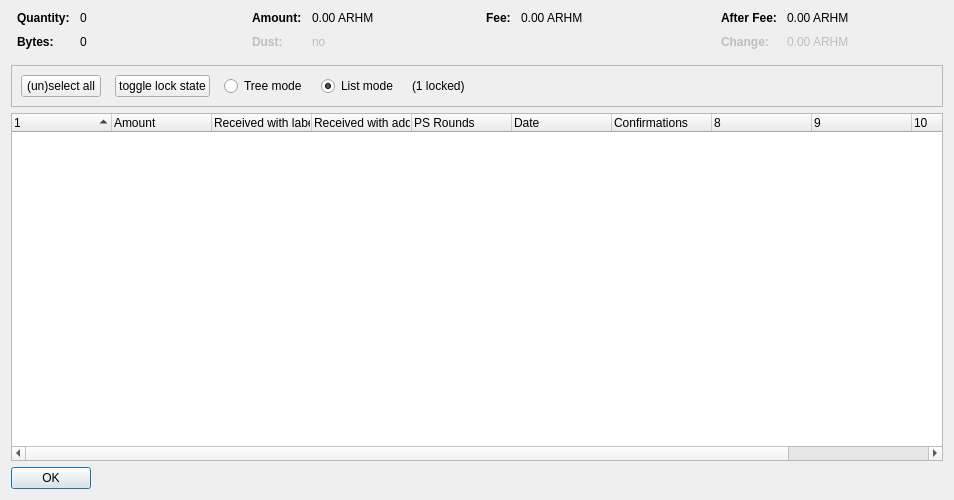
<?xml version="1.0" encoding="UTF-8"?>
<ui version="4.0">
 <class>CoinControlDialog</class>
 <widget class="QDialog" name="CoinControlDialog">
  <property name="geometry">
   <rect>
    <x>0</x>
    <y>0</y>
    <width>954</width>
    <height>500</height>
   </rect>
  </property>
  <property name="windowTitle">
   <string>Coin Selection</string>
  </property>
  <layout class="QVBoxLayout" name="verticalLayout">
   <item>
    <layout class="QHBoxLayout" name="horizontalLayoutTop" stretch="0,0,0,0">
     <property name="topMargin">
      <number>0</number>
     </property>
     <property name="bottomMargin">
      <number>10</number>
     </property>
     <item>
      <layout class="QFormLayout" name="formLayoutCoinControl1">
       <property name="horizontalSpacing">
        <number>10</number>
       </property>
       <property name="verticalSpacing">
        <number>10</number>
       </property>
       <property name="leftMargin">
        <number>6</number>
       </property>
       <property name="rightMargin">
        <number>6</number>
       </property>
       <item row="0" column="0">
        <widget class="QLabel" name="labelCoinControlQuantityText">
         <property name="font">
          <font>
           <weight>75</weight>
           <bold>true</bold>
          </font>
         </property>
         <property name="text">
          <string>Quantity:</string>
         </property>
        </widget>
       </item>
       <item row="0" column="1">
        <widget class="QLabel" name="labelCoinControlQuantity">
         <property name="cursor">
          <cursorShape>IBeamCursor</cursorShape>
         </property>
         <property name="contextMenuPolicy">
          <enum>Qt::ActionsContextMenu</enum>
         </property>
         <property name="text">
          <string notr="true">0</string>
         </property>
         <property name="textInteractionFlags">
          <set>Qt::LinksAccessibleByMouse|Qt::TextSelectableByKeyboard|Qt::TextSelectableByMouse</set>
         </property>
        </widget>
       </item>
       <item row="1" column="0">
        <widget class="QLabel" name="labelCoinControlBytesText">
         <property name="font">
          <font>
           <weight>75</weight>
           <bold>true</bold>
          </font>
         </property>
         <property name="text">
          <string>Bytes:</string>
         </property>
        </widget>
       </item>
       <item row="1" column="1">
        <widget class="QLabel" name="labelCoinControlBytes">
         <property name="cursor">
          <cursorShape>IBeamCursor</cursorShape>
         </property>
         <property name="contextMenuPolicy">
          <enum>Qt::ActionsContextMenu</enum>
         </property>
         <property name="text">
          <string notr="true">0</string>
         </property>
         <property name="textInteractionFlags">
          <set>Qt::LinksAccessibleByMouse|Qt::TextSelectableByKeyboard|Qt::TextSelectableByMouse</set>
         </property>
        </widget>
       </item>
      </layout>
     </item>
     <item>
      <layout class="QFormLayout" name="formLayoutCoinControl2">
       <property name="horizontalSpacing">
        <number>10</number>
       </property>
       <property name="verticalSpacing">
        <number>10</number>
       </property>
       <property name="leftMargin">
        <number>6</number>
       </property>
       <property name="rightMargin">
        <number>6</number>
       </property>
       <item row="0" column="0">
        <widget class="QLabel" name="labelCoinControlAmountText">
         <property name="font">
          <font>
           <weight>75</weight>
           <bold>true</bold>
          </font>
         </property>
         <property name="text">
          <string>Amount:</string>
         </property>
        </widget>
       </item>
       <item row="0" column="1">
        <widget class="QLabel" name="labelCoinControlAmount">
         <property name="cursor">
          <cursorShape>IBeamCursor</cursorShape>
         </property>
         <property name="contextMenuPolicy">
          <enum>Qt::ActionsContextMenu</enum>
         </property>
         <property name="text">
          <string notr="true">0.00 ARHM</string>
         </property>
         <property name="textInteractionFlags">
          <set>Qt::LinksAccessibleByMouse|Qt::TextSelectableByKeyboard|Qt::TextSelectableByMouse</set>
         </property>
        </widget>
       </item>
       <item row="1" column="0">
        <widget class="QLabel" name="labelCoinControlLowOutputText">
         <property name="enabled">
          <bool>false</bool>
         </property>
         <property name="font">
          <font>
           <weight>75</weight>
           <bold>true</bold>
          </font>
         </property>
         <property name="text">
          <string>Dust:</string>
         </property>
        </widget>
       </item>
       <item row="1" column="1">
        <widget class="QLabel" name="labelCoinControlLowOutput">
         <property name="enabled">
          <bool>false</bool>
         </property>
         <property name="cursor">
          <cursorShape>IBeamCursor</cursorShape>
         </property>
         <property name="contextMenuPolicy">
          <enum>Qt::ActionsContextMenu</enum>
         </property>
         <property name="text">
          <string notr="true">no</string>
         </property>
         <property name="textInteractionFlags">
          <set>Qt::LinksAccessibleByMouse|Qt::TextSelectableByKeyboard|Qt::TextSelectableByMouse</set>
         </property>
        </widget>
       </item>
      </layout>
     </item>
     <item>
      <layout class="QFormLayout" name="formLayoutCoinControl3">
       <property name="horizontalSpacing">
        <number>10</number>
       </property>
       <property name="verticalSpacing">
        <number>10</number>
       </property>
       <property name="leftMargin">
        <number>6</number>
       </property>
       <property name="rightMargin">
        <number>6</number>
       </property>
       <item row="0" column="0">
        <widget class="QLabel" name="labelCoinControlFeeText">
         <property name="font">
          <font>
           <weight>75</weight>
           <bold>true</bold>
          </font>
         </property>
         <property name="text">
          <string>Fee:</string>
         </property>
        </widget>
       </item>
       <item row="0" column="1">
        <widget class="QLabel" name="labelCoinControlFee">
         <property name="cursor">
          <cursorShape>IBeamCursor</cursorShape>
         </property>
         <property name="contextMenuPolicy">
          <enum>Qt::ActionsContextMenu</enum>
         </property>
         <property name="text">
          <string notr="true">0.00 ARHM</string>
         </property>
         <property name="textInteractionFlags">
          <set>Qt::LinksAccessibleByMouse|Qt::TextSelectableByKeyboard|Qt::TextSelectableByMouse</set>
         </property>
        </widget>
       </item>
      </layout>
     </item>
     <item>
      <layout class="QFormLayout" name="formLayoutCoinControl4">
       <property name="horizontalSpacing">
        <number>10</number>
       </property>
       <property name="verticalSpacing">
        <number>10</number>
       </property>
       <property name="leftMargin">
        <number>6</number>
       </property>
       <property name="rightMargin">
        <number>6</number>
       </property>
       <item row="0" column="0">
        <widget class="QLabel" name="labelCoinControlAfterFeeText">
         <property name="font">
          <font>
           <weight>75</weight>
           <bold>true</bold>
          </font>
         </property>
         <property name="text">
          <string>After Fee:</string>
         </property>
        </widget>
       </item>
       <item row="0" column="1">
        <widget class="QLabel" name="labelCoinControlAfterFee">
         <property name="cursor">
          <cursorShape>IBeamCursor</cursorShape>
         </property>
         <property name="contextMenuPolicy">
          <enum>Qt::ActionsContextMenu</enum>
         </property>
         <property name="text">
          <string notr="true">0.00 ARHM</string>
         </property>
         <property name="textInteractionFlags">
          <set>Qt::LinksAccessibleByMouse|Qt::TextSelectableByKeyboard|Qt::TextSelectableByMouse</set>
         </property>
        </widget>
       </item>
       <item row="1" column="0">
        <widget class="QLabel" name="labelCoinControlChangeText">
         <property name="enabled">
          <bool>false</bool>
         </property>
         <property name="font">
          <font>
           <weight>75</weight>
           <bold>true</bold>
          </font>
         </property>
         <property name="text">
          <string>Change:</string>
         </property>
        </widget>
       </item>
       <item row="1" column="1">
        <widget class="QLabel" name="labelCoinControlChange">
         <property name="enabled">
          <bool>false</bool>
         </property>
         <property name="cursor">
          <cursorShape>IBeamCursor</cursorShape>
         </property>
         <property name="contextMenuPolicy">
          <enum>Qt::ActionsContextMenu</enum>
         </property>
         <property name="text">
          <string notr="true">0.00 ARHM</string>
         </property>
         <property name="textInteractionFlags">
          <set>Qt::LinksAccessibleByMouse|Qt::TextSelectableByKeyboard|Qt::TextSelectableByMouse</set>
         </property>
        </widget>
       </item>
      </layout>
     </item>
    </layout>
   </item>
   <item>
    <widget class="QFrame" name="frame">
     <property name="minimumSize">
      <size>
       <width>0</width>
       <height>40</height>
      </size>
     </property>
     <property name="frameShape">
      <enum>QFrame::StyledPanel</enum>
     </property>
     <property name="frameShadow">
      <enum>QFrame::Sunken</enum>
     </property>
     <layout class="QHBoxLayout" name="horizontalLayout">
      <item>
       <layout class="QHBoxLayout" name="horizontalLayoutPanel" stretch="0,0,0,0,0,0">
        <property name="spacing">
         <number>14</number>
        </property>
        <item>
         <widget class="QPushButton" name="pushButtonSelectAll">
          <property name="sizePolicy">
           <sizepolicy hsizetype="Maximum" vsizetype="Fixed">
            <horstretch>0</horstretch>
            <verstretch>0</verstretch>
           </sizepolicy>
          </property>
          <property name="text">
           <string>(un)select all</string>
          </property>
          <property name="autoDefault">
           <bool>false</bool>
          </property>
         </widget>
        </item>
        <item>
         <widget class="QPushButton" name="pushButtonToggleLock">
          <property name="sizePolicy">
           <sizepolicy hsizetype="Maximum" vsizetype="Fixed">
            <horstretch>0</horstretch>
            <verstretch>0</verstretch>
           </sizepolicy>
          </property>
          <property name="text">
           <string>toggle lock state</string>
          </property>
          <property name="autoDefault">
           <bool>false</bool>
          </property>
         </widget>
        </item>
        <item>
         <widget class="QRadioButton" name="radioTreeMode">
          <property name="sizePolicy">
           <sizepolicy hsizetype="Maximum" vsizetype="Fixed">
            <horstretch>0</horstretch>
            <verstretch>0</verstretch>
           </sizepolicy>
          </property>
          <property name="text">
           <string>Tree mode</string>
          </property>
         </widget>
        </item>
        <item>
         <widget class="QRadioButton" name="radioListMode">
          <property name="sizePolicy">
           <sizepolicy hsizetype="Maximum" vsizetype="Fixed">
            <horstretch>0</horstretch>
            <verstretch>0</verstretch>
           </sizepolicy>
          </property>
          <property name="text">
           <string>List mode</string>
          </property>
          <property name="checked">
           <bool>true</bool>
          </property>
         </widget>
        </item>
        <item>
         <widget class="QLabel" name="labelLocked">
          <property name="text">
           <string>(1 locked)</string>
          </property>
         </widget>
        </item>
        <item>
         <spacer name="horizontalSpacer">
          <property name="orientation">
           <enum>Qt::Horizontal</enum>
          </property>
          <property name="sizeHint" stdset="0">
           <size>
            <width>40</width>
            <height>20</height>
           </size>
          </property>
         </spacer>
        </item>
       </layout>
      </item>
     </layout>
    </widget>
   </item>
   <item>
    <widget class="CoinControlTreeWidget" name="treeWidget">
     <property name="contextMenuPolicy">
      <enum>Qt::CustomContextMenu</enum>
     </property>
     <property name="sortingEnabled">
      <bool>false</bool>
     </property>
     <property name="columnCount">
      <number>11</number>
     </property>
     <attribute name="headerShowSortIndicator" stdset="0">
      <bool>true</bool>
     </attribute>
     <attribute name="headerStretchLastSection">
      <bool>false</bool>
     </attribute>
     <column>
      <property name="text">
       <string/>
      </property>
     </column>
     <column>
      <property name="text">
       <string>Amount</string>
      </property>
     </column>
     <column>
      <property name="text">
       <string>Received with label</string>
      </property>
     </column>
     <column>
      <property name="text">
       <string>Received with address</string>
      </property>
     </column>
     <column>
      <property name="text">
       <string>PS Rounds</string>
      </property>
     </column>
     <column>
      <property name="text">
       <string>Date</string>
      </property>
     </column>
     <column>
      <property name="text">
       <string>Confirmations</string>
      </property>
      <property name="toolTip">
       <string>Confirmed</string>
      </property>
     </column>
     <column>
      <property name="text">
       <string/>
      </property>
     </column>
     <column>
      <property name="text">
       <string/>
      </property>
     </column>
     <column>
      <property name="text">
       <string/>
      </property>
     </column>
     <column>
      <property name="text">
       <string/>
      </property>
     </column>
    </widget>
   </item>
   <item>
    <widget class="QDialogButtonBox" name="buttonBox">
     <property name="sizePolicy">
      <sizepolicy hsizetype="Maximum" vsizetype="Fixed">
       <horstretch>0</horstretch>
       <verstretch>0</verstretch>
      </sizepolicy>
     </property>
     <property name="orientation">
      <enum>Qt::Horizontal</enum>
     </property>
     <property name="standardButtons">
      <set>QDialogButtonBox::Ok</set>
     </property>
    </widget>
   </item>
  </layout>
 </widget>
 <customwidgets>
  <customwidget>
   <class>CoinControlTreeWidget</class>
   <extends>QTreeWidget</extends>
   <header>coincontroltreewidget.h</header>
  </customwidget>
 </customwidgets>
 <resources/>
 <connections/>
</ui>
